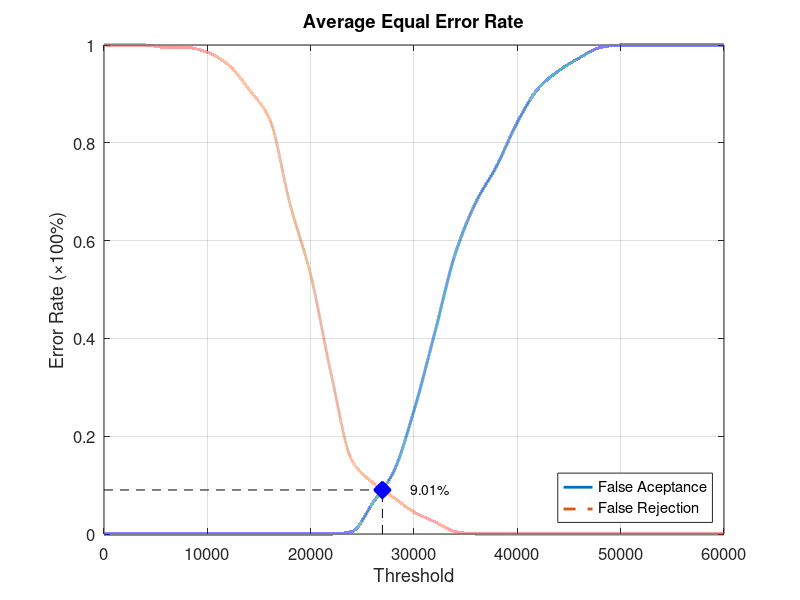
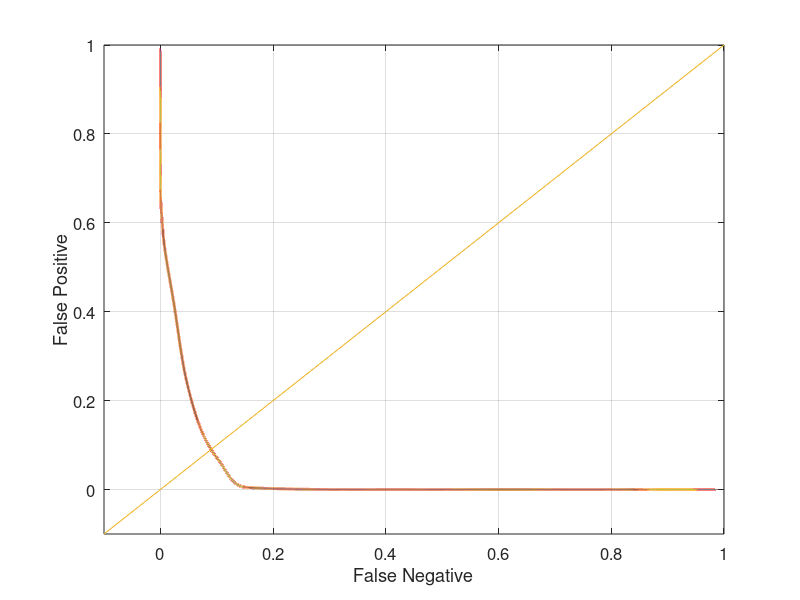

Source code (MATLAB) for these figures, in order:
function yEER = Database4_2
close all;
clear;
clc;
x = 0:2000:60000;
xq = 0:0.5:60000;

y0 = [0 0 0 0 0 0 0 0 0 0 0 0 0.00526316 0.0631579 0.126316 0.252632 0.410526 0.573684 0.678947 0.752632 0.842105 0.910526 0.947368 0.973684 0.994737 1 1 1 1 1 1];
yy0 = interp1(x, y0, xq, 'pchip');
y1 = [1 1 1 0.995 0.995 0.985 0.96 0.91 0.85 0.675 0.53 0.325 0.15 0.105 0.075 0.045 0.025 0.005 0 0 0 0 0 0 0 0 0 0 0 0 0];
yy1 = interp1(x, y1, xq, 'pchip');

% Calculating EER: 
y2 = abs(y0 - y1);
find(y2 == min(y2))
yy2 = abs(yy0 - yy1);
xEER = find(yy2 == min(yy2));
xEERIndex = xq(xEER) % X-axis EER
yEER = yy0(xEER) % Y-axis EER

main = figure
plot(xq, yy0,'-','LineWidth', 2);	hold on
plot(xq, yy1,'--','LineWidth', 2);	hold on
plot([xEERIndex xEERIndex], [0 yEER], 'k--');	hold on
plot([0 xEERIndex], [yEER yEER], 'k--');	hold on
plot(xEERIndex, yEER, 'bx', 'LineWidth', 10);	hold on
text(xEERIndex + 10 * xEERIndex / 100, yEER, [num2str(round((10000 * yEER)) / 100) '%'])
legend('False Aceptance', 'False Rejection', 'Location', 'SouthEast')
xlabel('Threshold')
ylabel('Error Rate (\times100%)')
title('Average Equal Error Rate')
set(gca, 'FontSize', 12)
axis([0 60000 0 1])
grid on

print(main, 'Database4_2Main', '-dpng');
FNRxFPR = figure('Color', [1 1 1]);
plot(yy1, yy0, '-', yy1, yy0, 'LineWidth', 2);
hold on
y = -0.1:0.1:1
plot(y, y); 
set(gca, 'FontSize', 12)
xlabel('False Negative')
ylabel('False Positive')
axis([-0.1 1 -0.1 1])
set(gca, 'FontSize', 12)
grid on

print(FNRxFPR, 'Database4_2FNRxFPR','-dpng');
end
